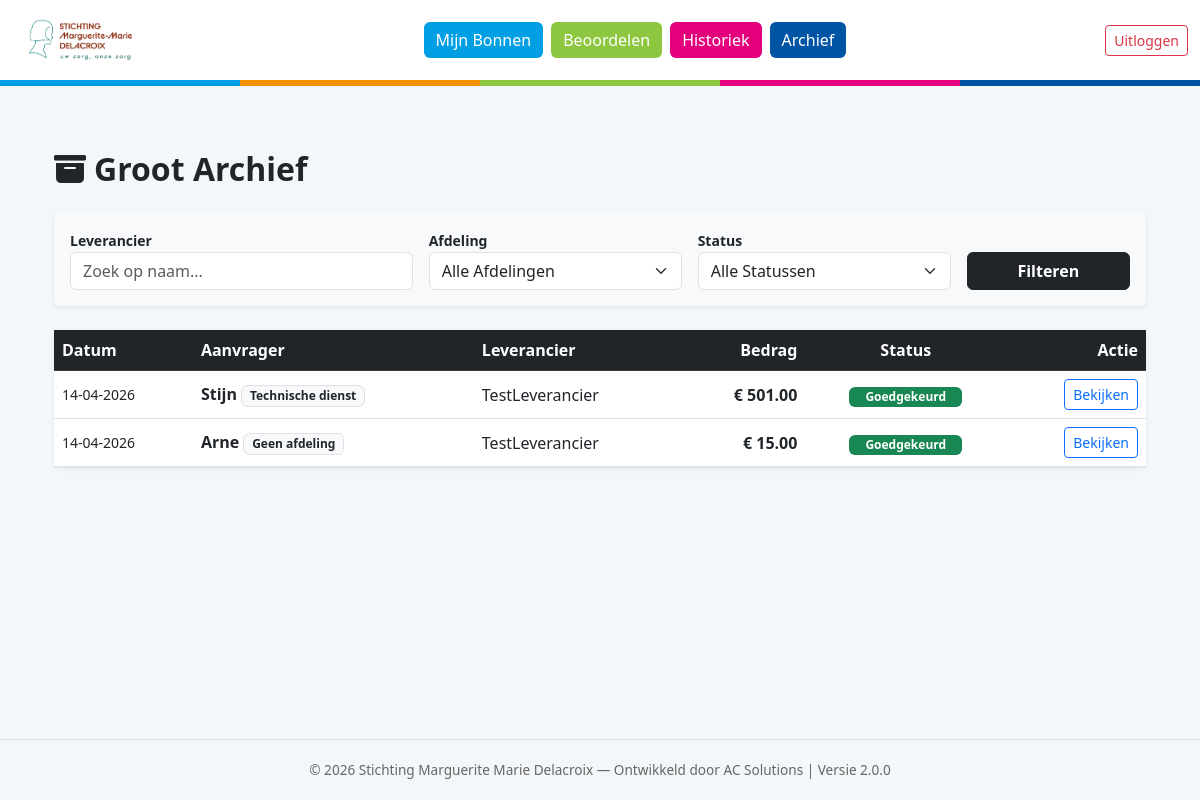
The app's page /admin/all_orders (signed in) with its own data.
### models.py (models this page shows)
class Order(db.Model):
    id = db.Column(db.Integer, primary_key=True)
    order_number = db.Column(db.String(50), unique=True)
    created_at = db.Column(db.DateTime, default=datetime.utcnow)
    status = db.Column(db.String(30), default='Concept')
    reference = db.Column(db.String(200))
    total_amount = db.Column(db.Float, default=0.0)
    user_id = db.Column(db.Integer, db.ForeignKey('user.id'))
    supplier_id = db.Column(db.Integer, db.ForeignKey('supplier.id'))
    attachment_filename = db.Column(db.String(255))
    rejection_reason = db.Column(db.Text)
    notify_on_update = db.Column(db.Boolean, default=True)
    notification_type = db.Column(db.String(20), default='Final')
    bo_approval_code = db.Column(db.String(50))
    bo_approval_date = db.Column(db.DateTime)
    bo_name = db.Column(db.String(100))
    dir_approval_code = db.Column(db.String(50))
    dir_approval_date = db.Column(db.DateTime)
    dir_name = db.Column(db.String(100))
    supplier = db.relationship('Supplier', backref='orders', lazy=True)
    lines = db.relationship('OrderLine', backref='order', lazy=True)
    attachments = db.relationship('Attachment', backref='order', lazy=True)

class User(db.Model, UserMixin):
    id = db.Column(db.Integer, primary_key=True)
    username = db.Column(db.String(50), unique=True, nullable=False)
    email = db.Column(db.String(100), unique=True)
    password = db.Column(db.String(100), nullable=False)
    role = db.Column(db.String(20), nullable=False)
    department_id = db.Column(db.Integer, db.ForeignKey('department.id'))
    department_code = db.Column(db.String(5))
    is_active = db.Column(db.Boolean, default=True)
    min_attachment_limit = db.Column(db.Float, default=500.0)
    max_bo_limit = db.Column(db.Float, default=1000.0)
    auto_approve_limit = db.Column(db.Float, default=50.0)
    approver_id = db.Column(db.Integer, db.ForeignKey('user.id'))
    dark_mode = db.Column(db.Boolean, default=False)
    email_notification_freq = db.Column(db.String(20), default='Direct')
    digest_time = db.Column(db.String(5), default='08:00')
    orders = db.relationship('Order', backref='user', lazy=True)

class Department(db.Model):
    id = db.Column(db.Integer, primary_key=True)
    name = db.Column(db.String(100), nullable=False)
    code = db.Column(db.String(10), unique=True, nullable=False)
    director_id = db.Column(db.Integer, db.ForeignKey('user.id'))
    members = db.relationship('User', backref='department', lazy=True, foreign_keys='User.department_id')
    director = db.relationship('User', foreign_keys=[director_id])

class Supplier(db.Model):
    id = db.Column(db.Integer, primary_key=True)
    name = db.Column(db.String(100), unique=True, nullable=False)
    street = db.Column(db.String(100))
    house_number = db.Column(db.String(10))
    zip_code = db.Column(db.String(20))
    city = db.Column(db.String(100))
    country = db.Column(db.String(100), default="België")
    vat_number = db.Column(db.String(20))
    email = db.Column(db.String(120), nullable=True)

### app.py (the view)
@app.route('/admin/all_orders')
@login_required
def all_orders():
    if current_user.role not in ['Directie', 'Admin']: return redirect(url_for('dashboard'))
    query = Order.query.join(User)
    return render_template('all_orders.html', orders=query.order_by(Order.created_at.desc()).all())

### app.py (called while the page is built)
@login_manager.user_loader
def load_user(user_id):
    return User.query.get(int(user_id))

### templates/all_orders.html (shortened to what this page needs)
{% extends "base.html" %}
{% block content %}
<div class="container-fluid pb-5">
    <h2 class="fw-bold mb-4"><i class="bi bi-archive-fill me-2 text-dark"></i>Groot Archief</h2>
    <div class="card shadow-sm border-0 mb-4 bg-light">
        <div class="card-body">
            <form method="GET" action="{{ url_for('all_orders') }}" class="row g-3">
                <div class="col-md-4">
                    <label class="small fw-bold">Leverancier</label>
                    <input type="text" name="supplier" class="form-control" placeholder="Zoek op naam..." value="{{ q_supplier }}">
                </div>
                <div class="col-md-3">
                    <label class="small fw-bold">Afdeling</label>
                    <select name="dept" class="form-select">
                        <option value="">Alle Afdelingen</option>
                    </select>
                </div>
                <div class="col-md-3">
                    <label class="small fw-bold">Status</label>
                    <select name="status" class="form-select">
                        <option value="">Alle Statussen</option>
                    </select>
                </div>
                <div class="col-md-2 d-flex align-items-end">
                    <button type="submit" class="btn btn-dark w-100 fw-bold">Filteren</button>
                </div>
            </form>
        </div>
    </div>
    <div class="card shadow-sm border-0">
        <div class="card-body p-0">
            <div class="table-responsive">
                <table class="table table-hover align-middle mb-0">
                    <thead class="table-dark">
                        <tr>
                            <th>Datum</th>
                            <th>Aanvrager</th>
                            <th>Leverancier</th>
                            <th class="text-end">Bedrag</th>
                            <th class="text-center">Status</th>
                            <th class="text-end">Actie</th>
                        </tr>
                    </thead>
                    <tbody>
                        {% for o in orders %}
                        <tr>
                            <td class="small">{{ o.created_at.strftime('%d-%m-%Y') }}</td>
                            <td><strong>{{ o.user.username }}</strong> <small class="badge bg-light text-dark border">{{ o.user.department.name if o.user.department else 'Geen afdeling' }}</small></td>
                            <td>{{ o.supplier.name }}</td>
                            <td class="text-end fw-bold">€ {{ "%.2f"|format(o.total_amount) }}</td>
                            <td class="text-center">
                         <span class="badge {% if o.status == 'Goedgekeurd' %}bg-success{% elif o.status == 'Afgewezen' %}bg-danger{% else %}bg-warning text-dark{% endif %} px-3">
                            {{ o.status }}
    </span>
    </td>
                            <td class="text-end"><a href="{{ url_for('order_detail', order_id=o.id) }}" class="btn btn-sm btn-outline-primary">Bekijken</a></td>
                        </tr>
                        {% endfor %}
                    </tbody>
                </table>
            </div>
        </div>
    </div>
</div>
{% endblock %}

### static/style.css (style rules this page uses)
html, body { height: 100%; margin: 0; }
body { background-color: #f4f7f9; font-family: 'Segoe UI', Roboto, Helvetica, Arial, sans-serif; display: flex; flex-direction: column; min-height: 100vh; padding-top: 106px; }

### records on screen
Order: created_at "14-04-2026", user.username "Stijn", user.department "Technische dienst", supplier.name "TestLeverancier", total_amount "501.00", status "Goedgekeurd"
Order: created_at "14-04-2026", user.username "Arne", user.department "Geen afdeling", supplier.name "TestLeverancier", total_amount "15.00", status "Goedgekeurd"
